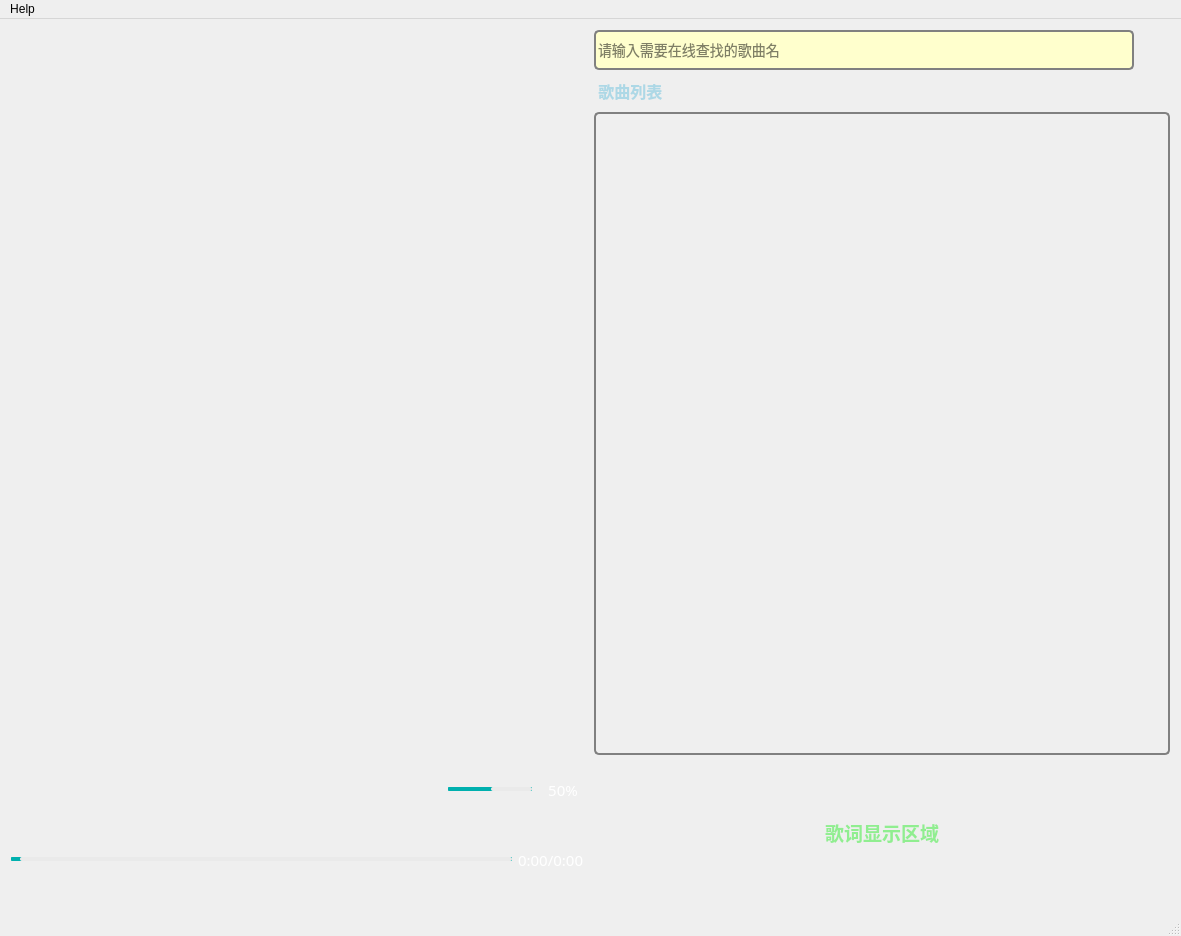
<?xml version="1.0" encoding="UTF-8"?>
<ui version="4.0">
 <class>HttpMusicPlayerClass</class>
 <widget class="QMainWindow" name="HttpMusicPlayerClass">
  <property name="geometry">
   <rect>
    <x>0</x>
    <y>0</y>
    <width>1181</width>
    <height>936</height>
   </rect>
  </property>
  <property name="windowTitle">
   <string>HttpMusicPlayer</string>
  </property>
  <property name="windowIcon">
   <iconset resource="httpmusicplayer.qrc">
    <normaloff>:/HttpMusicPlayer/res/musicicon.png</normaloff>:/HttpMusicPlayer/res/musicicon.png</iconset>
  </property>
  <property name="styleSheet">
   <string notr="true">QMainWindow{
	background-image: url(:/HttpMusicPlayer/res/background.jpg);
}</string>
  </property>
  <property name="iconSize">
   <size>
    <width>20</width>
    <height>20</height>
   </size>
  </property>
  <widget class="QWidget" name="centralWidget">
   <property name="sizePolicy">
    <sizepolicy hsizetype="Expanding" vsizetype="Expanding">
     <horstretch>0</horstretch>
     <verstretch>0</verstretch>
    </sizepolicy>
   </property>
   <property name="styleSheet">
    <string notr="true">QWidget#centralWidget{
	background-image: url(:/HttpMusicPlayer/res/background.jpg);
}</string>
   </property>
   <layout class="QGridLayout" name="gridLayout">
    <item row="0" column="0">
     <layout class="QVBoxLayout" name="verticalLayout_2" stretch="0,0,0,0,1,0,0,1">
      <property name="sizeConstraint">
       <enum>QLayout::SetDefaultConstraint</enum>
      </property>
      <item>
       <spacer name="verticalSpacer_3">
        <property name="orientation">
         <enum>Qt::Vertical</enum>
        </property>
        <property name="sizeHint" stdset="0">
         <size>
          <width>20</width>
          <height>40</height>
         </size>
        </property>
       </spacer>
      </item>
      <item alignment="Qt::AlignHCenter">
       <widget class="QGraphicsView" name="m_songPic">
        <property name="sizePolicy">
         <sizepolicy hsizetype="Fixed" vsizetype="Fixed">
          <horstretch>0</horstretch>
          <verstretch>0</verstretch>
         </sizepolicy>
        </property>
        <property name="minimumSize">
         <size>
          <width>500</width>
          <height>500</height>
         </size>
        </property>
        <property name="maximumSize">
         <size>
          <width>500</width>
          <height>500</height>
         </size>
        </property>
        <property name="styleSheet">
         <string notr="true">QGraphicsView#m_songPic{
	background-color: rgba(0, 0, 0, 0); 
	border: none;
}</string>
        </property>
       </widget>
      </item>
      <item>
       <widget class="QLabel" name="m_songNameText">
        <property name="minimumSize">
         <size>
          <width>0</width>
          <height>48</height>
         </size>
        </property>
        <property name="maximumSize">
         <size>
          <width>16777215</width>
          <height>48</height>
         </size>
        </property>
        <property name="font">
         <font>
          <family>Microsoft YaHei UI</family>
          <pointsize>20</pointsize>
         </font>
        </property>
        <property name="styleSheet">
         <string notr="true">color:white</string>
        </property>
        <property name="text">
         <string/>
        </property>
        <property name="alignment">
         <set>Qt::AlignCenter</set>
        </property>
       </widget>
      </item>
      <item>
       <widget class="QLabel" name="m_singerNameText">
        <property name="minimumSize">
         <size>
          <width>0</width>
          <height>20</height>
         </size>
        </property>
        <property name="font">
         <font>
          <family>Microsoft YaHei UI</family>
          <pointsize>11</pointsize>
         </font>
        </property>
        <property name="styleSheet">
         <string notr="true">color: lightgray;</string>
        </property>
        <property name="text">
         <string/>
        </property>
        <property name="alignment">
         <set>Qt::AlignCenter</set>
        </property>
       </widget>
      </item>
      <item>
       <spacer name="verticalSpacer_4">
        <property name="orientation">
         <enum>Qt::Vertical</enum>
        </property>
        <property name="sizeType">
         <enum>QSizePolicy::Preferred</enum>
        </property>
        <property name="sizeHint" stdset="0">
         <size>
          <width>20</width>
          <height>20</height>
         </size>
        </property>
       </spacer>
      </item>
      <item>
       <layout class="QHBoxLayout" name="horizontalLayout" stretch="0,0,0,0,0,0,0,0,0">
        <item>
         <spacer name="horizontalSpacer_5">
          <property name="orientation">
           <enum>Qt::Horizontal</enum>
          </property>
          <property name="sizeType">
           <enum>QSizePolicy::Preferred</enum>
          </property>
          <property name="sizeHint" stdset="0">
           <size>
            <width>100</width>
            <height>20</height>
           </size>
          </property>
         </spacer>
        </item>
        <item>
         <widget class="QPushButton" name="m_lastSongBtn">
          <property name="enabled">
           <bool>false</bool>
          </property>
          <property name="sizePolicy">
           <sizepolicy hsizetype="Minimum" vsizetype="Preferred">
            <horstretch>0</horstretch>
            <verstretch>0</verstretch>
           </sizepolicy>
          </property>
          <property name="maximumSize">
           <size>
            <width>40</width>
            <height>40</height>
           </size>
          </property>
          <property name="toolTip">
           <string>切换到上一首</string>
          </property>
          <property name="styleSheet">
           <string notr="true">QPushButton#m_lastSongBtn {
    border: none; 
    background-repeat: none; 
    background-position: center; 
}

QPushButton#m_lastSongBtn:hover {
  
}

QPushButton#m_lastSongBtn:pressed {

}
</string>
          </property>
          <property name="text">
           <string/>
          </property>
          <property name="icon">
           <iconset resource="httpmusicplayer.qrc">
            <normaloff>:/HttpMusicPlayer/res/lastone.png</normaloff>:/HttpMusicPlayer/res/lastone.png</iconset>
          </property>
          <property name="iconSize">
           <size>
            <width>40</width>
            <height>40</height>
           </size>
          </property>
         </widget>
        </item>
        <item>
         <spacer name="horizontalSpacer_2">
          <property name="orientation">
           <enum>Qt::Horizontal</enum>
          </property>
          <property name="sizeType">
           <enum>QSizePolicy::Preferred</enum>
          </property>
          <property name="sizeHint" stdset="0">
           <size>
            <width>40</width>
            <height>20</height>
           </size>
          </property>
         </spacer>
        </item>
        <item>
         <widget class="QPushButton" name="m_playBtn">
          <property name="enabled">
           <bool>false</bool>
          </property>
          <property name="sizePolicy">
           <sizepolicy hsizetype="Minimum" vsizetype="Preferred">
            <horstretch>0</horstretch>
            <verstretch>0</verstretch>
           </sizepolicy>
          </property>
          <property name="maximumSize">
           <size>
            <width>40</width>
            <height>40</height>
           </size>
          </property>
          <property name="toolTip">
           <string>播放/暂停</string>
          </property>
          <property name="styleSheet">
           <string notr="true">QPushButton#m_playBtn {
    border: none; 
    background-repeat: none; 
}

QPushButton#m_playBtn:hover {
  
}

QPushButton#m_playBtn:pressed {

}
</string>
          </property>
          <property name="text">
           <string/>
          </property>
          <property name="icon">
           <iconset resource="httpmusicplayer.qrc">
            <normaloff>:/HttpMusicPlayer/res/continue.png</normaloff>:/HttpMusicPlayer/res/continue.png</iconset>
          </property>
          <property name="iconSize">
           <size>
            <width>60</width>
            <height>60</height>
           </size>
          </property>
         </widget>
        </item>
        <item>
         <spacer name="horizontalSpacer">
          <property name="orientation">
           <enum>Qt::Horizontal</enum>
          </property>
          <property name="sizeType">
           <enum>QSizePolicy::Preferred</enum>
          </property>
          <property name="sizeHint" stdset="0">
           <size>
            <width>40</width>
            <height>20</height>
           </size>
          </property>
         </spacer>
        </item>
        <item>
         <widget class="QPushButton" name="m_nextSongBtn">
          <property name="enabled">
           <bool>false</bool>
          </property>
          <property name="sizePolicy">
           <sizepolicy hsizetype="Minimum" vsizetype="Preferred">
            <horstretch>0</horstretch>
            <verstretch>0</verstretch>
           </sizepolicy>
          </property>
          <property name="maximumSize">
           <size>
            <width>40</width>
            <height>40</height>
           </size>
          </property>
          <property name="toolTip">
           <string>切换到下一首</string>
          </property>
          <property name="styleSheet">
           <string notr="true">QPushButton#m_nextSongBtn {
    border: none; 
    background-repeat: none; 
    background-position: center; 
}

QPushButton#m_nextSongBtn:hover {
  
}

QPushButton#m_nextSongBtn:pressed {

}
</string>
          </property>
          <property name="icon">
           <iconset resource="httpmusicplayer.qrc">
            <normaloff>:/HttpMusicPlayer/res/nextone.png</normaloff>:/HttpMusicPlayer/res/nextone.png</iconset>
          </property>
          <property name="iconSize">
           <size>
            <width>40</width>
            <height>40</height>
           </size>
          </property>
         </widget>
        </item>
        <item>
         <spacer name="horizontalSpacer_3">
          <property name="orientation">
           <enum>Qt::Horizontal</enum>
          </property>
          <property name="sizeType">
           <enum>QSizePolicy::Preferred</enum>
          </property>
          <property name="sizeHint" stdset="0">
           <size>
            <width>10</width>
            <height>20</height>
           </size>
          </property>
         </spacer>
        </item>
        <item>
         <widget class="QPushButton" name="m_playModeBtn">
          <property name="sizePolicy">
           <sizepolicy hsizetype="Preferred" vsizetype="Preferred">
            <horstretch>0</horstretch>
            <verstretch>0</verstretch>
           </sizepolicy>
          </property>
          <property name="maximumSize">
           <size>
            <width>40</width>
            <height>40</height>
           </size>
          </property>
          <property name="toolTip">
           <string>切换播放模式</string>
          </property>
          <property name="styleSheet">
           <string notr="true">QPushButton#m_playModeBtn {
    border: none; 
    background-repeat: none; 
    background-position: center; 
}

QPushButton#m_playModeBtn:hover {
  
}

QPushButton#m_playModeBtn:pressed {

}
</string>
          </property>
          <property name="text">
           <string/>
          </property>
          <property name="icon">
           <iconset resource="httpmusicplayer.qrc">
            <normaloff>:/HttpMusicPlayer/res/seqplay.png</normaloff>:/HttpMusicPlayer/res/seqplay.png</iconset>
          </property>
          <property name="iconSize">
           <size>
            <width>30</width>
            <height>30</height>
           </size>
          </property>
         </widget>
        </item>
        <item>
         <spacer name="horizontalSpacer_6">
          <property name="orientation">
           <enum>Qt::Horizontal</enum>
          </property>
          <property name="sizeType">
           <enum>QSizePolicy::Preferred</enum>
          </property>
          <property name="sizeHint" stdset="0">
           <size>
            <width>100</width>
            <height>20</height>
           </size>
          </property>
         </spacer>
        </item>
       </layout>
      </item>
      <item>
       <layout class="QVBoxLayout" name="verticalLayout_4">
        <item>
         <layout class="QHBoxLayout" name="horizontalLayout_5">
          <item>
           <spacer name="horizontalSpacer_4">
            <property name="orientation">
             <enum>Qt::Horizontal</enum>
            </property>
            <property name="sizeType">
             <enum>QSizePolicy::Expanding</enum>
            </property>
            <property name="sizeHint" stdset="0">
             <size>
              <width>40</width>
              <height>20</height>
             </size>
            </property>
           </spacer>
          </item>
          <item>
           <widget class="QPushButton" name="m_volumeIcon">
            <property name="sizePolicy">
             <sizepolicy hsizetype="Preferred" vsizetype="Preferred">
              <horstretch>0</horstretch>
              <verstretch>0</verstretch>
             </sizepolicy>
            </property>
            <property name="maximumSize">
             <size>
              <width>30</width>
              <height>30</height>
             </size>
            </property>
            <property name="toolTip">
             <string>音量</string>
            </property>
            <property name="styleSheet">
             <string notr="true">QPushButton#m_volumeIcon {
    border: none; 
    background-repeat: none; 
}

QPushButton#m_volumeIcon:hover {
    background-color: lightgray; 
}</string>
            </property>
            <property name="text">
             <string/>
            </property>
            <property name="icon">
             <iconset resource="httpmusicplayer.qrc">
              <normaloff>:/HttpMusicPlayer/res/volume.png</normaloff>:/HttpMusicPlayer/res/volume.png</iconset>
            </property>
            <property name="iconSize">
             <size>
              <width>30</width>
              <height>30</height>
             </size>
            </property>
           </widget>
          </item>
          <item>
           <widget class="QSlider" name="m_volumeBar">
            <property name="sizePolicy">
             <sizepolicy hsizetype="Preferred" vsizetype="Fixed">
              <horstretch>0</horstretch>
              <verstretch>0</verstretch>
             </sizepolicy>
            </property>
            <property name="layoutDirection">
             <enum>Qt::LeftToRight</enum>
            </property>
            <property name="styleSheet">
             <string notr="true">/*滑块的样式*/
QSlider::groove:horizontal {
border: 1px solid #00B0AE;
background: #00B0AE;
height: 2px;
border-radius: 1px;
padding-left:0px;
padding-right:0px;
}

/*滑块经过的颜色:前面的颜色*/
QSlider::sub-page:horizontal {
background: #00B0AE;
border: 1px solid #00B0AE;
height: 2px;
border-radius: 2px;
}

QSlider::add-page:horizontal {
background: #EAEAEA;
border: 0px solid #EAEAEA;
height: 2px;
border-radius: 2px;
}
QSlider::handle:horizontal 
{
    background: qradialgradient(spread:pad, cx:0.5, cy:0.5, radius:0.5, fx:0.5, fy:0.5, 
    stop:0.6 #00B0AE,stop:0.98409 rgba(255, 255, 255, 255));

    width: 15px;
    margin-top: -6px;
    margin-bottom: -6px;
    border-radius: 5px;
}

QSlider::handle:horizontal:hover {
    background: qradialgradient(spread:pad, cx:0.5, cy:0.5, radius:0.5, fx:0.5, fy:0.5, 
    stop:0.6 #00B0AE,stop:0.98409 rgba(255, 255, 255, 255));

    width: 15px;
    margin-top: -6px;
    margin-bottom: -6px;
    border-radius: 5px;
}</string>
            </property>
            <property name="maximum">
             <number>100</number>
            </property>
            <property name="value">
             <number>50</number>
            </property>
            <property name="orientation">
             <enum>Qt::Horizontal</enum>
            </property>
           </widget>
          </item>
          <item>
           <widget class="QLabel" name="m_volumeVal">
            <property name="sizePolicy">
             <sizepolicy hsizetype="Preferred" vsizetype="Preferred">
              <horstretch>0</horstretch>
              <verstretch>0</verstretch>
             </sizepolicy>
            </property>
            <property name="minimumSize">
             <size>
              <width>50</width>
              <height>40</height>
             </size>
            </property>
            <property name="maximumSize">
             <size>
              <width>40</width>
              <height>40</height>
             </size>
            </property>
            <property name="font">
             <font>
              <family>Yu Gothic</family>
              <pointsize>11</pointsize>
              <weight>50</weight>
              <bold>false</bold>
             </font>
            </property>
            <property name="styleSheet">
             <string notr="true">color:white;</string>
            </property>
            <property name="text">
             <string>50%</string>
            </property>
            <property name="alignment">
             <set>Qt::AlignCenter</set>
            </property>
           </widget>
          </item>
         </layout>
        </item>
       </layout>
      </item>
      <item>
       <layout class="QHBoxLayout" name="horizontalLayout_4">
        <item>
         <widget class="QSlider" name="m_slideBar">
          <property name="enabled">
           <bool>false</bool>
          </property>
          <property name="toolTip">
           <string>歌曲进度条</string>
          </property>
          <property name="styleSheet">
           <string notr="true">/*滑块的样式*/
QSlider::groove:horizontal {
border: 1px solid #00B0AE;
background: #00B0AE;
height: 2px;
border-radius: 1px;
padding-left:0px;
padding-right:0px;
}

/*滑块经过的颜色:前面的颜色*/
QSlider::sub-page:horizontal {
background: #00B0AE;
border: 1px solid #00B0AE;
height: 2px;
border-radius: 2px;
}

QSlider::add-page:horizontal {
background: #EAEAEA;
border: 0px solid #EAEAEA;
height: 2px;
border-radius: 2px;
}
QSlider::handle:horizontal 
{
    background: qradialgradient(spread:pad, cx:0.5, cy:0.5, radius:0.5, fx:0.5, fy:0.5, 
    stop:0.6 #00B0AE,stop:0.98409 rgba(255, 255, 255, 255));

    width: 15px;
    margin-top: -6px;
    margin-bottom: -6px;
    border-radius: 5px;
}

QSlider::handle:horizontal:hover {
    background: qradialgradient(spread:pad, cx:0.5, cy:0.5, radius:0.5, fx:0.5, fy:0.5, 
    stop:0.6 #00B0AE,stop:0.98409 rgba(255, 255, 255, 255));

    width: 15px;
    margin-top: -6px;
    margin-bottom: -6px;
    border-radius: 5px;
}</string>
          </property>
          <property name="orientation">
           <enum>Qt::Horizontal</enum>
          </property>
         </widget>
        </item>
        <item>
         <widget class="QLabel" name="m_progressText">
          <property name="sizePolicy">
           <sizepolicy hsizetype="Preferred" vsizetype="Preferred">
            <horstretch>0</horstretch>
            <verstretch>0</verstretch>
           </sizepolicy>
          </property>
          <property name="minimumSize">
           <size>
            <width>70</width>
            <height>22</height>
           </size>
          </property>
          <property name="font">
           <font>
            <family>Yu Gothic</family>
            <pointsize>11</pointsize>
           </font>
          </property>
          <property name="styleSheet">
           <string notr="true">color:white</string>
          </property>
          <property name="text">
           <string>0:00/0:00</string>
          </property>
         </widget>
        </item>
       </layout>
      </item>
     </layout>
    </item>
    <item row="0" column="1">
     <layout class="QVBoxLayout" name="verticalLayout" stretch="1,0,10,0,0,0,0,0">
      <property name="sizeConstraint">
       <enum>QLayout::SetDefaultConstraint</enum>
      </property>
      <item>
       <layout class="QHBoxLayout" name="horizontalLayout_2" stretch="20,0">
        <item>
         <widget class="QLineEdit" name="m_searchBar">
          <property name="sizePolicy">
           <sizepolicy hsizetype="Expanding" vsizetype="Expanding">
            <horstretch>0</horstretch>
            <verstretch>0</verstretch>
           </sizepolicy>
          </property>
          <property name="minimumSize">
           <size>
            <width>40</width>
            <height>38</height>
           </size>
          </property>
          <property name="maximumSize">
           <size>
            <width>1000</width>
            <height>40</height>
           </size>
          </property>
          <property name="font">
           <font>
            <pointsize>-1</pointsize>
           </font>
          </property>
          <property name="toolTip">
           <string>在线查找歌曲</string>
          </property>
          <property name="styleSheet">
           <string notr="true">QLineEdit#m_searchBar{
	background-color: #FFFFCD; 
    border: 2px solid grey; 
    border-radius: 5px; 
    color: black; 
    font-size: 14px; 
}</string>
          </property>
          <property name="inputMask">
           <string/>
          </property>
          <property name="text">
           <string/>
          </property>
          <property name="readOnly">
           <bool>false</bool>
          </property>
          <property name="placeholderText">
           <string>请输入需要在线查找的歌曲名</string>
          </property>
          <property name="clearButtonEnabled">
           <bool>true</bool>
          </property>
         </widget>
        </item>
        <item>
         <widget class="QPushButton" name="m_searchBtn">
          <property name="sizePolicy">
           <sizepolicy hsizetype="Minimum" vsizetype="Preferred">
            <horstretch>0</horstretch>
            <verstretch>0</verstretch>
           </sizepolicy>
          </property>
          <property name="maximumSize">
           <size>
            <width>30</width>
            <height>30</height>
           </size>
          </property>
          <property name="styleSheet">
           <string notr="true">QPushButton#m_searchBtn {
    border: none; 
    background-image: url(:/HttpMusicPlayer/res/search.png); 
    background-repeat: none; 
    background-position: center; 
}

QPushButton#m_searchBtn:hover {
	background-color: lightgray; 
    background-image: url(:/HttpMusicPlayer/res/search_hover.png); 
}

QPushButton#m_searchBtn:pressed {

}
</string>
          </property>
          <property name="text">
           <string/>
          </property>
          <property name="icon">
           <iconset resource="httpmusicplayer.qrc">
            <normaloff>:/HttpMusicPlayer/res/search.png</normaloff>:/HttpMusicPlayer/res/search.png</iconset>
          </property>
          <property name="iconSize">
           <size>
            <width>40</width>
            <height>40</height>
           </size>
          </property>
         </widget>
        </item>
       </layout>
      </item>
      <item>
       <layout class="QHBoxLayout" name="horizontalLayout_3">
        <item>
         <widget class="QLabel" name="m_labelList">
          <property name="font">
           <font>
            <family>Microsoft YaHei UI</family>
            <pointsize>12</pointsize>
            <weight>75</weight>
            <bold>true</bold>
            <kerning>true</kerning>
           </font>
          </property>
          <property name="styleSheet">
           <string notr="true">QLabel#m_labelList{
	color:lightblue;
}</string>
          </property>
          <property name="text">
           <string> 歌曲列表</string>
          </property>
          <property name="alignment">
           <set>Qt::AlignLeading|Qt::AlignLeft|Qt::AlignVCenter</set>
          </property>
         </widget>
        </item>
        <item>
         <widget class="QPushButton" name="m_addLocalSongBtn">
          <property name="sizePolicy">
           <sizepolicy hsizetype="Preferred" vsizetype="Preferred">
            <horstretch>0</horstretch>
            <verstretch>0</verstretch>
           </sizepolicy>
          </property>
          <property name="minimumSize">
           <size>
            <width>30</width>
            <height>30</height>
           </size>
          </property>
          <property name="maximumSize">
           <size>
            <width>30</width>
            <height>30</height>
           </size>
          </property>
          <property name="toolTip">
           <string>通过json文件导入本地歌曲</string>
          </property>
          <property name="styleSheet">
           <string notr="true">QPushButton#m_addLocalSongBtn {
    border: none; 
    background-repeat: none; 
    background-position: center; 
}

QPushButton#m_addLocalSongBtn:hover {
	background-color: lightgray; 
}
</string>
          </property>
          <property name="text">
           <string/>
          </property>
          <property name="icon">
           <iconset resource="httpmusicplayer.qrc">
            <normaloff>:/HttpMusicPlayer/res/addsong.png</normaloff>:/HttpMusicPlayer/res/addsong.png</iconset>
          </property>
         </widget>
        </item>
        <item>
         <widget class="QPushButton" name="m_addSimpleFileBtn">
          <property name="sizePolicy">
           <sizepolicy hsizetype="Preferred" vsizetype="Preferred">
            <horstretch>0</horstretch>
            <verstretch>0</verstretch>
           </sizepolicy>
          </property>
          <property name="minimumSize">
           <size>
            <width>30</width>
            <height>30</height>
           </size>
          </property>
          <property name="maximumSize">
           <size>
            <width>30</width>
            <height>30</height>
           </size>
          </property>
          <property name="toolTip">
           <string>添加单个音频文件</string>
          </property>
          <property name="styleSheet">
           <string notr="true">QPushButton#m_addSimpleFileBtn {
    border: none; 
    background-repeat: none; 
    background-position: center; 
}

QPushButton#m_addSimpleFileBtn:hover {
	background-color: lightgray; 
}
</string>
          </property>
          <property name="text">
           <string/>
          </property>
          <property name="icon">
           <iconset resource="httpmusicplayer.qrc">
            <normaloff>:/HttpMusicPlayer/res/addfile.png</normaloff>:/HttpMusicPlayer/res/addfile.png</iconset>
          </property>
         </widget>
        </item>
       </layout>
      </item>
      <item>
       <widget class="QTableView" name="m_songList">
        <property name="sizePolicy">
         <sizepolicy hsizetype="Preferred" vsizetype="Preferred">
          <horstretch>0</horstretch>
          <verstretch>0</verstretch>
         </sizepolicy>
        </property>
        <property name="minimumSize">
         <size>
          <width>503</width>
          <height>396</height>
         </size>
        </property>
        <property name="font">
         <font>
          <pointsize>10</pointsize>
         </font>
        </property>
        <property name="toolTip">
         <string/>
        </property>
        <property name="styleSheet">
         <string notr="true">QTableView#m_songList{
	background-color: rgba(0, 0, 0, 0); 
    border: 2px solid grey; 
    border-radius: 5px; 
    color: white; 
}

QHeaderView {
    font: 10pt &quot;Microsoft YaHei&quot;;
	font-weight: 800;
    background-color: #083b50;
    text-align: center;
}

QTableView#m_songList::item
{
	font-size: 5pt;
    border: none;
	background-color: #083b50;
	text-align: center;
}

QTableView#m_songList::item:selected
{
    color:black;
    background-color: #e6ffff; 
}</string>
        </property>
        <property name="midLineWidth">
         <number>0</number>
        </property>
        <property name="editTriggers">
         <set>QAbstractItemView::AnyKeyPressed|QAbstractItemView::DoubleClicked|QAbstractItemView::EditKeyPressed|QAbstractItemView::SelectedClicked</set>
        </property>
        <property name="selectionMode">
         <enum>QAbstractItemView::SingleSelection</enum>
        </property>
        <property name="selectionBehavior">
         <enum>QAbstractItemView::SelectRows</enum>
        </property>
        <property name="showGrid">
         <bool>true</bool>
        </property>
        <attribute name="horizontalHeaderCascadingSectionResizes">
         <bool>true</bool>
        </attribute>
        <attribute name="horizontalHeaderStretchLastSection">
         <bool>true</bool>
        </attribute>
       </widget>
      </item>
      <item>
       <spacer name="verticalSpacer_2">
        <property name="orientation">
         <enum>Qt::Vertical</enum>
        </property>
        <property name="sizeHint" stdset="0">
         <size>
          <width>20</width>
          <height>10</height>
         </size>
        </property>
       </spacer>
      </item>
      <item>
       <widget class="QLabel" name="m_beforeLyric">
        <property name="minimumSize">
         <size>
          <width>0</width>
          <height>30</height>
         </size>
        </property>
        <property name="font">
         <font>
          <family>Microsoft YaHei UI</family>
          <pointsize>10</pointsize>
         </font>
        </property>
        <property name="styleSheet">
         <string notr="true">color:white;</string>
        </property>
        <property name="text">
         <string/>
        </property>
        <property name="alignment">
         <set>Qt::AlignCenter</set>
        </property>
       </widget>
      </item>
      <item>
       <widget class="QLabel" name="m_curLyric">
        <property name="minimumSize">
         <size>
          <width>0</width>
          <height>50</height>
         </size>
        </property>
        <property name="font">
         <font>
          <family>Microsoft YaHei UI</family>
          <pointsize>14</pointsize>
          <weight>75</weight>
          <bold>true</bold>
         </font>
        </property>
        <property name="styleSheet">
         <string notr="true">color: lightgreen;</string>
        </property>
        <property name="text">
         <string>歌词显示区域</string>
        </property>
        <property name="alignment">
         <set>Qt::AlignCenter</set>
        </property>
       </widget>
      </item>
      <item>
       <widget class="QLabel" name="m_nextLyric">
        <property name="minimumSize">
         <size>
          <width>0</width>
          <height>30</height>
         </size>
        </property>
        <property name="font">
         <font>
          <family>Microsoft YaHei UI</family>
          <pointsize>10</pointsize>
         </font>
        </property>
        <property name="styleSheet">
         <string notr="true">color:white;</string>
        </property>
        <property name="text">
         <string/>
        </property>
        <property name="alignment">
         <set>Qt::AlignCenter</set>
        </property>
       </widget>
      </item>
      <item>
       <spacer name="verticalSpacer_5">
        <property name="orientation">
         <enum>Qt::Vertical</enum>
        </property>
        <property name="sizeType">
         <enum>QSizePolicy::Preferred</enum>
        </property>
        <property name="sizeHint" stdset="0">
         <size>
          <width>20</width>
          <height>10</height>
         </size>
        </property>
       </spacer>
      </item>
     </layout>
    </item>
   </layout>
  </widget>
  <widget class="QMenuBar" name="menuBar">
   <property name="geometry">
    <rect>
     <x>0</x>
     <y>0</y>
     <width>1181</width>
     <height>26</height>
    </rect>
   </property>
   <widget class="QMenu" name="menuHelp">
    <property name="title">
     <string>Help</string>
    </property>
    <addaction name="m_manual"/>
    <addaction name="m_about"/>
   </widget>
   <addaction name="menuHelp"/>
  </widget>
  <widget class="QStatusBar" name="statusBar"/>
  <action name="m_manual">
   <property name="text">
    <string>帮助</string>
   </property>
   <property name="iconVisibleInMenu">
    <bool>false</bool>
   </property>
  </action>
  <action name="m_about">
   <property name="text">
    <string>About</string>
   </property>
   <property name="iconVisibleInMenu">
    <bool>false</bool>
   </property>
  </action>
 </widget>
 <layoutdefault spacing="6" margin="11"/>
 <resources>
  <include location="httpmusicplayer.qrc"/>
 </resources>
 <connections/>
</ui>
